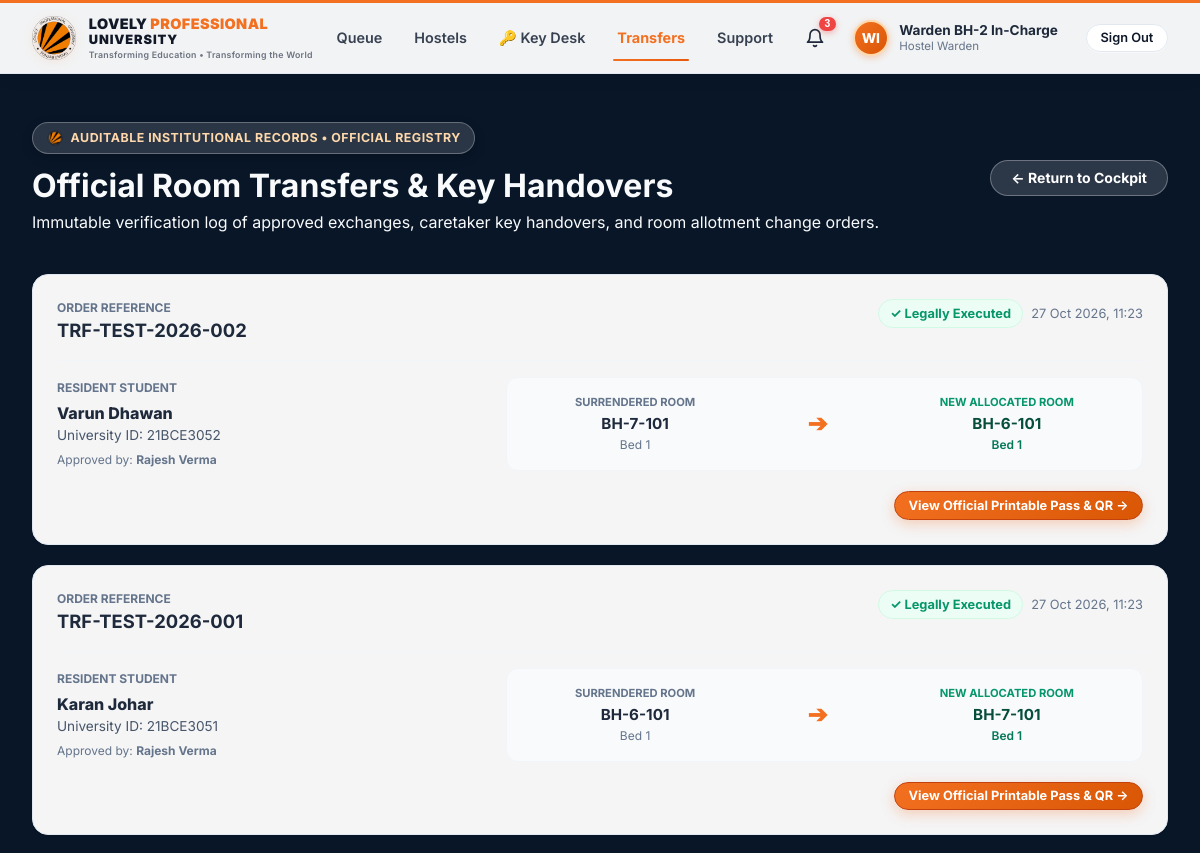
The app's page /transfers/ (signed in, upper part), older data.
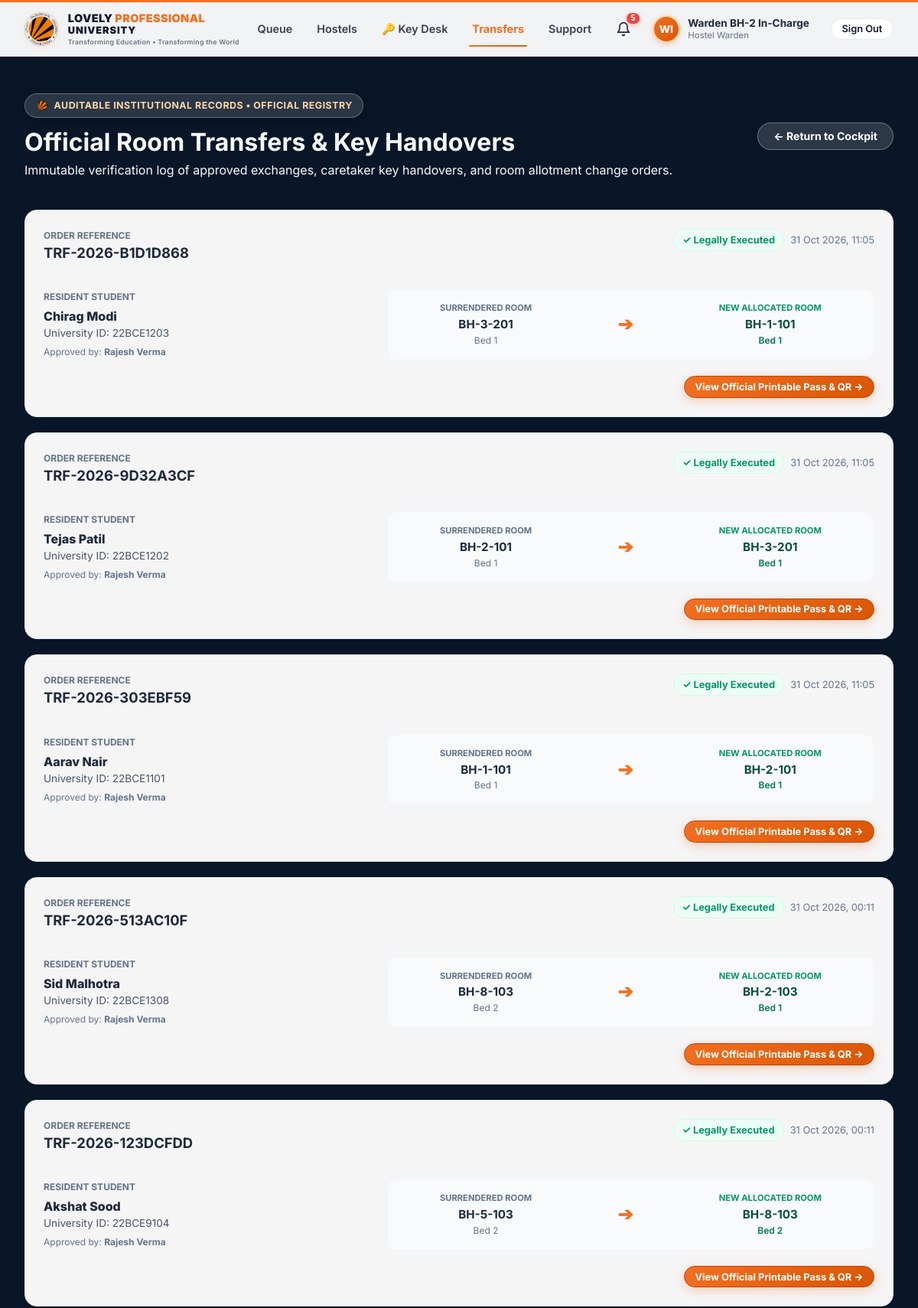
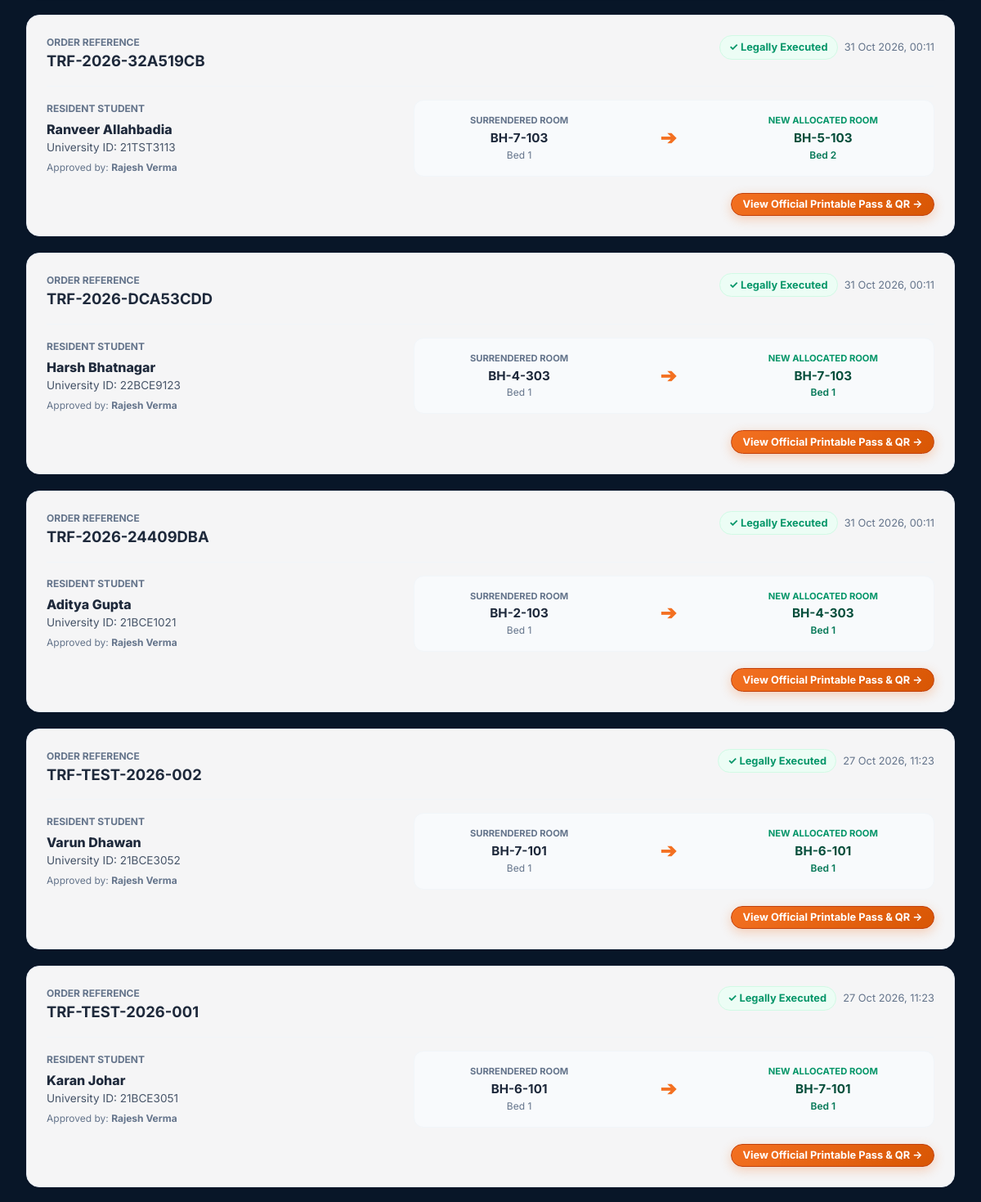
The same page, newer data (2 pictures, top to bottom).
### exchange/models.py (models this page shows, shortened)
class TransferRecord(models.Model):
    transfer_code = models.CharField(max_length=35, unique=True, db_index=True)
    proposal = models.ForeignKey(ExchangeProposal, on_delete=models.PROTECT, related_name='transfer_records')
    student = models.ForeignKey(settings.AUTH_USER_MODEL, on_delete=models.PROTECT, related_name='completed_transfers')
    previous_bed = models.ForeignKey(Bed, on_delete=models.PROTECT, related_name='transferred_from_records')
    new_bed = models.ForeignKey(Bed, on_delete=models.PROTECT, related_name='transferred_to_records')
    approved_by = models.ForeignKey(settings.AUTH_USER_MODEL, on_delete=models.PROTECT, related_name='authorized_transfers')
    completed_at = models.DateTimeField(auto_now_add=True)
    verification_token = models.UUIDField(default=uuid.uuid4, unique=True, editable=False)
    class Meta:
        ordering = ['-completed_at']

### accounts/models.py (models this page shows, shortened)
class User(AbstractUser):
    class Role(models.TextChoices):
        STUDENT = 'student', 'Student'
        WARDEN = 'warden', 'Hostel Warden'
        CHIEF_WARDEN = 'chief_warden', 'Chief Warden'
        ADMIN = 'admin', 'Hostel Administrator'
        DSW = 'dsw', 'Dean of Student Welfare (DSW)'
    class Gender(models.TextChoices):
        MALE = 'M', 'Male'
        FEMALE = 'F', 'Female'
        OTHER = 'O', 'Other'
    university_id = models.CharField(max_length=30, unique=True, db_index=True)
    role = models.CharField(max_length=20, choices=Role.choices, default=Role.STUDENT, db_index=True)
    phone = models.CharField(max_length=20, blank=True)
    gender = models.CharField(max_length=1, choices=Gender.choices, default=Gender.MALE)
    has_fee_clearance = models.BooleanField(default=True, help_text="Verified student fee clearance")
    has_disciplinary_hold = models.BooleanField(default=False, help_text="Active university disciplinary restriction")
    last_transferred_at = models.DateTimeField(null=True, blank=True, help_text="Timestamp of last completed room swap")
    created_at = models.DateTimeField(auto_now_add=True)
    updated_at = models.DateTimeField(auto_now=True)
    @property
    def is_student(self):
        return self.role == self.Role.STUDENT
    @property
    def is_warden(self):
        return self.role in (self.Role.WARDEN, self.Role.CHIEF_WARDEN)
    @property
    def is_chief_warden(self):
        return self.role == self.Role.CHIEF_WARDEN
    @property
    def is_admin_role(self):
        return self.role == self.Role.ADMIN or self.is_superuser
    @property
    def is_dsw(self):
        return self.role == self.Role.DSW

### hostel/models.py (models this page shows, shortened)
class Bed(models.Model):
    class OccupancyStatus(models.TextChoices):
        VACANT = 'VACANT', 'Vacant'
        OCCUPIED = 'OCCUPIED', 'Occupied'
        LOCKED_FOR_TRANSFER = 'LOCKED_FOR_TRANSFER', 'Locked for Transfer'
        MAINTENANCE = 'MAINTENANCE', 'Under Maintenance'
    room = models.ForeignKey(Room, on_delete=models.CASCADE, related_name='beds')
    bed_number = models.CharField(max_length=20)
    current_occupant = models.OneToOneField(
        settings.AUTH_USER_MODEL,
        null=True,
        blank=True,
        on_delete=models.SET_NULL,
        related_name='allocated_bed'
    )
    occupancy_status = models.CharField(
        max_length=25,
        choices=OccupancyStatus.choices,
        default=OccupancyStatus.VACANT,
        db_index=True
    )
    class Meta:
        unique_together = ('room', 'bed_number')
        ordering = ['room', 'bed_number']

class Room(models.Model):
    class RoomType(models.TextChoices):
        SINGLE = 'SINGLE', '1-Seater (Single)'
        DOUBLE = 'DOUBLE', '2-Seater (Double Sharing)'
        TRIPLE = 'TRIPLE', '3-Seater (Triple Sharing)'
        FOUR_SHARING = 'FOUR_SHARING', '4-Seater (Quad Sharing)'
        SEVEN_SEATER = 'SEVEN_SEATER', '7-Seater (Dormitory)'
        EIGHT_SEATER = 'EIGHT_SEATER', '8-Seater (Dormitory)'
    block = models.ForeignKey(Block, on_delete=models.CASCADE, related_name='rooms')
    room_number = models.CharField(max_length=20)
    floor = models.IntegerField(default=1)
    room_type = models.CharField(max_length=20, choices=RoomType.choices, default=RoomType.DOUBLE)
    capacity = models.PositiveIntegerField(default=2)
    has_attached_bath = models.BooleanField(default=False)
    has_ac = models.BooleanField(default=False)
    is_active = models.BooleanField(default=True)
    class Meta:
        unique_together = ('block', 'room_number')
        ordering = ['block', 'floor', 'room_number']

class Block(models.Model):
    hostel = models.ForeignKey(Hostel, on_delete=models.CASCADE, related_name='blocks')
    name = models.CharField(max_length=50)
    code = models.CharField(max_length=10)
    class Meta:
        unique_together = ('hostel', 'code')

class Hostel(models.Model):
    class GenderType(models.TextChoices):
        MALE = 'MALE', 'Boys Hostel'
        FEMALE = 'FEMALE', 'Girls Hostel'
        COED = 'COED', 'Co-Ed Residence'
    name = models.CharField(max_length=100, unique=True)
    code = models.CharField(max_length=20, unique=True)
    gender_type = models.CharField(max_length=10, choices=GenderType.choices, default=GenderType.MALE)
    is_active = models.BooleanField(default=True)
    warden = models.ForeignKey(
        settings.AUTH_USER_MODEL,
        null=True,
        blank=True,
        on_delete=models.SET_NULL,
        related_name='managed_hostels'
    )

### exchange/views.py (the view, shortened to what this page needs)
# urls.py: path('transfers/', views.transfers_list_view, name='transfers_list'),
def transfers_list_view(request):
    user = request.user
    if user.is_warden or user.is_admin_role or user.is_dsw:
        transfers = TransferRecord.objects.all().select_related(
            'student',
            'previous_bed__room__block__hostel',
            'new_bed__room__block__hostel',
            'approved_by'
        )[:50]
    return render(request, 'exchange/transfers_list.html', {'transfers': transfers})

### templates/exchange/transfers_list.html (shortened to what the changed rows need)
{% extends 'base.html' %}
{% load static %}
{% block body_class %}has-fullpage-bg{% endblock %}
{% block body_style %}background-image: linear-gradient(180deg, rgba(8, 22, 40, 0.85) 0%, rgba(8, 22, 40, 0.92) 420px, rgba(8, 22, 40, 0.97) 100%), url('{% static 'images/lpu_campus_1.jpg' %}'); background-size: cover; background-position: center; background-attachment: fixed; min-height: 100vh;{% endblock %}
{% block content %}
<div class="lpu-page-header">
<div>
      <h1 class="lpu-page-hero-title">
        Official Room Transfers &amp; Key Handovers
      </h1>
    </div>
</div>
{% if transfers %}
  <div style="display: flex; flex-direction: column; gap: 1.25rem; margin-bottom: 2.5rem;">
    {% for t in transfers %}
      <div class="card" style="padding: 1.5rem; box-shadow: var(--shadow-sm);">
        <div style="display: flex; justify-content: space-between; align-items: flex-start; flex-wrap: wrap; gap: 0.75rem; border-bottom: 1px solid var(--border-subtle); padding-bottom: 1rem; margin-bottom: 1rem;">
          <div>
            <div style="font-size: 0.75rem; font-weight: 700; color: var(--text-muted); text-transform: uppercase;">
              Order Reference
            </div>
            <strong style="font-size: 1.15rem; color: var(--navy-800); font-family: var(--font-mono);">
              {{ t.transfer_code }}
            </strong>
          </div>
          <div style="display: flex; align-items: center; gap: 0.5rem;">
            <span class="badge badge-green" style="font-size: 0.8rem;">
              ✓ Legally Executed
            </span>
            <span style="font-size: 0.8rem; color: var(--text-muted);">
              {{ t.completed_at|date:"d M Y, H:i" }}
            </span>
          </div>
        </div>
        <div class="grid-2" style="grid-template-columns: 1fr 1.5fr; gap: 1.5rem; align-items: center;">
          <div>
            <div style="font-size: 0.75rem; font-weight: 700; color: var(--text-muted); text-transform: uppercase; margin-bottom: 0.25rem;">
              Resident Student
            </div>
            <div style="font-size: 1rem; font-weight: 800; color: var(--navy-800);">
              {{ t.student.get_full_name|default:t.student.username }}
            </div>
            <div style="font-size: 0.85rem; color: var(--text-secondary);">
              University ID: {{ t.student.university_id }}
            </div>
            <div style="font-size: 0.75rem; color: var(--text-muted); margin-top: 0.35rem;">
              Approved by: <strong>{{ t.approved_by.get_full_name|default:"Hostel Warden" }}</strong>
            </div>
          </div>
          <div style="display: flex; align-items: center; justify-content: space-around; background: #F8FAFC; border: 1px solid var(--border-subtle); border-radius: var(--radius-md); padding: 1rem; flex-wrap: wrap; gap: 0.5rem;">
            <div style="text-align: center;">
              <div style="font-size: 0.7rem; font-weight: 700; color: #64748B; text-transform: uppercase;">Surrendered Room</div>
              <strong style="font-size: 0.95rem; color: var(--navy-800);">{{ t.previous_bed.room.block.hostel.code }}-{{ t.previous_bed.room.room_number }}</strong>
              <div style="font-size: 0.75rem; color: var(--text-muted);">{{ t.previous_bed.bed_number }}</div>
            </div>
            <div style="font-size: 1.5rem; color: #F37021; font-weight: bold;">➔</div>
            <div style="text-align: center;">
              <div style="font-size: 0.7rem; font-weight: 700; color: #059669; text-transform: uppercase;">New Allocated Room</div>
              <strong style="font-size: 0.95rem; color: #064E3B;">{{ t.new_bed.room.block.hostel.code }}-{{ t.new_bed.room.room_number }}</strong>
              <div style="font-size: 0.75rem; color: #047857; font-weight: 600;">{{ t.new_bed.bed_number }}</div>
            </div>
          </div>
        </div>
        <div style="margin-top: 1.25rem; display: flex; justify-content: flex-end;">
          <a href="{% url 'transfer_letter' pk=t.id %}" class="btn btn-teal btn-sm" style="font-weight: 700;">
            View Official Printable Pass &amp; QR →
          </a>
        </div>
      </div>
    {% endfor %}
  </div>
{% endif %}
{% endblock %}

### templates/base.html (shortened to what the changed rows need)
<!DOCTYPE html>
<html lang="en">
<head>
  {% load static %}
  <link rel="stylesheet" href="{% static 'css/style.css' %}?v=2.3">
  <link rel="stylesheet" href="{% static 'css/lpu_landing.css' %}?v=2.3">
</head>
<body class="{% if request.path == '/' %}landing-page-body{% endif %} {% block body_class %}{% endblock %}" style="{% block body_style %}{% endblock %}">
  {% if request.path != '/login/' %}
  <header class="top-navbar">
    <div class="navbar-inner">
      <div class="navbar-controls">
        {% if user.is_authenticated %}
          <div class="lpu-notif-wrapper" style="position: relative;">
            <button type="button" id="lpu-notif-bell-btn" class="nav-icon-bell" title="Notifications" aria-expanded="false" style="position: relative; background: transparent; border: none; cursor: pointer; padding: 6px; border-radius: 8px; display: inline-flex; align-items: center; justify-content: center; color: #1E293B; transition: all 0.2s ease;">
              <svg width="20" height="20" viewBox="0 0 24 24" fill="none" stroke="currentColor" stroke-width="2" stroke-linecap="round" stroke-linejoin="round">
                <path d="M18 8A6 6 0 0 0 6 8c0 7-3 9-3 9h18s-3-2-3-9"></path>
                <path d="M13.73 21a2 2 0 0 1-3.46 0"></path>
              </svg>
              <span id="lpu-notif-badge" class="lpu-notif-badge-pill" style="{% if unread_notifications_count == 0 %}display: none;{% endif %}">
                {{ unread_notifications_count }}
              </span>
            </button>
          </div>
          <a href="{% url 'dashboard' %}" class="user-profile-header" style="text-decoration: none;">
            <div style="width: 36px; height: 36px; border-radius: 50%; background: linear-gradient(135deg, #F37021 0%, #D85604 100%); color: #FFFFFF; display: flex; align-items: center; justify-content: center; font-weight: 800; font-size: 0.85rem; border: 2px solid #FED7AA; text-transform: uppercase; box-shadow: 0 2px 6px rgba(243, 112, 33, 0.3);">
              {{ user.first_name|slice:":1" }}{{ user.last_name|slice:":1"|default:user.username|slice:":1" }}
            </div>
            <div class="user-meta-header">
              <span class="user-name-header">{{ user.get_full_name|default:user.username }}</span>
              <span class="user-sub-header">
                {% if user.is_student %}
                  {{ user.university_id }}
                {% elif user.role == 'chief_warden' %}
                  Chief Warden
                {% elif user.role == 'warden' %}
                  Hostel Warden
                {% elif user.role == 'dsw' %}
                  DSW Dean
                {% else %}
                  Administrator
                {% endif %}
              </span>
            </div>
          </a>
          <a href="{% url 'logout' %}" class="btn btn-outline btn-sm" style="margin-left: 0.5rem;">
            Sign Out
          </a>
        {% endif %}
      </div>
    </div>
  </header>
  {% endif %}
  <main class="main-container {% if request.path == '/' %}landing-main-bleed{% elif request.path == '/login/' %}login-main-bleed{% endif %}">
    {% block content %}{% endblock %}
  </main>
</body>
</html>

Row changes from the older to the newer data that the page shows:
added TransferRecord: transfer_code "TRF-2026-B1D1D868", completed_at "31 Oct 2026, 11:05", student.get_full_name "Chirag Modi", student.university_id "22BCE1203", approved_by.get_full_name "Rajesh Verma", previous_bed.room.block.hostel.code "BH-3", previous_bed.room.room_number "201", previous_bed.bed_number "Bed 1", new_bed.room.block.hostel.code "BH-1", new_bed.room.room_number "101", new_bed.bed_number "Bed 1"
added TransferRecord: transfer_code "TRF-2026-9D32A3CF", completed_at "31 Oct 2026, 11:05", student.get_full_name "Tejas Patil", student.university_id "22BCE1202", approved_by.get_full_name "Rajesh Verma", previous_bed.room.block.hostel.code "BH-2", previous_bed.room.room_number "101", previous_bed.bed_number "Bed 1", new_bed.room.block.hostel.code "BH-3", new_bed.room.room_number "201", new_bed.bed_number "Bed 1"
added TransferRecord: transfer_code "TRF-2026-303EBF59", completed_at "31 Oct 2026, 11:05", student.get_full_name "Aarav Nair", student.university_id "22BCE1101", approved_by.get_full_name "Rajesh Verma", previous_bed.room.block.hostel.code "BH-1", previous_bed.room.room_number "101", previous_bed.bed_number "Bed 1", new_bed.room.block.hostel.code "BH-2", new_bed.room.room_number "101", new_bed.bed_number "Bed 1"
added TransferRecord: transfer_code "TRF-2026-513AC10F", completed_at "31 Oct 2026, 00:11", student.get_full_name "Sid Malhotra", student.university_id "22BCE1308", approved_by.get_full_name "Rajesh Verma", previous_bed.room.block.hostel.code "BH-8", previous_bed.room.room_number "103", previous_bed.bed_number "Bed 2", new_bed.room.block.hostel.code "BH-2", new_bed.room.room_number "103", new_bed.bed_number "Bed 1"
added TransferRecord: transfer_code "TRF-2026-123DCFDD", completed_at "31 Oct 2026, 00:11", student.get_full_name "Akshat Sood", student.university_id "22BCE9104", approved_by.get_full_name "Rajesh Verma", previous_bed.room.block.hostel.code "BH-5", previous_bed.room.room_number "103", previous_bed.bed_number "Bed 2", new_bed.room.block.hostel.code "BH-8", new_bed.room.room_number "103", new_bed.bed_number "Bed 2"
added TransferRecord: transfer_code "TRF-2026-32A519CB", completed_at "31 Oct 2026, 00:11", student.get_full_name "Ranveer Allahbadia", student.university_id "21TST3113", approved_by.get_full_name "Rajesh Verma", previous_bed.room.block.hostel.code "BH-7", previous_bed.room.room_number "103", previous_bed.bed_number "Bed 1", new_bed.room.block.hostel.code "BH-5", new_bed.room.room_number "103", new_bed.bed_number "Bed 2"
added TransferRecord: transfer_code "TRF-2026-DCA53CDD", completed_at "31 Oct 2026, 00:11", student.get_full_name "Harsh Bhatnagar", student.university_id "22BCE9123", approved_by.get_full_name "Rajesh Verma", previous_bed.room.block.hostel.code "BH-4", previous_bed.room.room_number "303", previous_bed.bed_number "Bed 1", new_bed.room.block.hostel.code "BH-7", new_bed.room.room_number "103", new_bed.bed_number "Bed 1"
added TransferRecord: transfer_code "TRF-2026-24409DBA", completed_at "31 Oct 2026, 00:11", student.get_full_name "Aditya Gupta", student.university_id "21BCE1021", approved_by.get_full_name "Rajesh Verma", previous_bed.room.block.hostel.code "BH-2", previous_bed.room.room_number "103", previous_bed.bed_number "Bed 1", new_bed.room.block.hostel.code "BH-4", new_bed.room.room_number "303", new_bed.bed_number "Bed 1"
Text that changed along with them:
{{ unread_notifications_count }}: "3" → "5"
